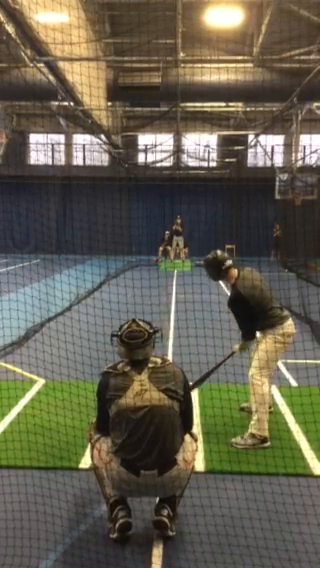
#> input picture frame 22 of src/src2/videos/with_net/Video_1.mov, 320 x 568 px, given in place of pitch01.m4v, which was not available
$ python pitch_tracker.py
#> lines starting #> are read from the running program, lines starting #| are printed output that depends on the picture; pictures that were not available may be replaced by others from this repository, and a replacement may not be noted
import cv2
import imutils as im

# Load in the video
# video's original resolution is (1080, 1920)
video_capture = cv2.VideoCapture('New_Videos/pitch01.m4v')

# Defining video codec and creating a VideoWriter object for outputted video
fourcc = cv2.VideoWriter_fourcc(*'MJPG')
writer = cv2.VideoWriter("output01.avi", fourcc, 60, (480, 853), True)

# creating a background subtractor to separate the foreground from background
fgbg = cv2.createBackgroundSubtractorMOG2()

# Arrays to be used for blobs within our region of interest
x_vals = []
y_vals = []
new_keypoints = []

# Begin looping
while(True):
    grabbed, frame = video_capture.read()
#> frame is the input picture: shape (568, 320, 3); mean B, G, R 78.3, 94.8, 98.8

    if not grabbed:
        break

    # Resizing the viewing window to 480x853
    my_window = 'Pitch'
    cv2.namedWindow(my_window, cv2.WINDOW_NORMAL)
    cv2.resizeWindow(my_window, (480, 853))

    # Resize the video but keep the same aspect ratio
    resized_vid = im.resize(frame, width=480)

    # Rotate the video to be played at the correct viewing angle
    angle = 0
    normal_vid = im.rotate(resized_vid, angle)

    # creating a copy of the normal video
    tracking_vid = normal_vid
    blob_vid = normal_vid

    # Convert the video to grayscale
    gray_vid = cv2.cvtColor(normal_vid, cv2.COLOR_BGR2GRAY)
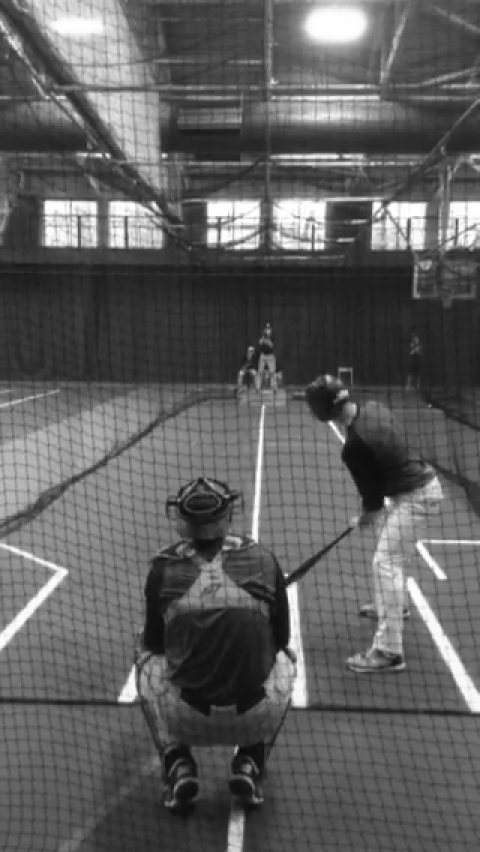
#> gray_vid: shape (852, 480); min 3, max 255, mean 94.2

    # Blurring the grayscale video. This part is optional
    blur_vid = cv2.medianBlur(gray_vid, 7)

    # Applying the background subtraction to the gray_vid
    fgmask = fgbg.apply(gray_vid)
#> fgmask: shape (852, 480); every value is 127

    # Setup SimpleBlobDetector parameters.
    params = cv2.SimpleBlobDetector_Params()

    # Filter by Area.
    params.filterByArea = True
    params.minArea = 4
    params.maxArea = 100

    # Filter by Color
    params.filterByColor = True
    params.blobColor = 255

    # Filter by Circularity
    params.filterByCircularity = True
    params.minCircularity = 0.8

    # Filter by Convexity
    params.filterByConvexity = True
    params.minConvexity = 0.9

    # Detect blobs
    blob_detector = cv2.SimpleBlobDetector_create(params)
    # detect the blobs in the fgmask2 video
    keypoints = blob_detector.detect(fgmask)
#> keypoints = ()

    # Setting the region of interest to ensure that we are detecting blobs
    # in the area of the baseball
    x1 = 220
    x2 = 315
    y1 = 290
    y2 = 400

    # draws the region of interest, only used for testing
    # cv2.rectangle(tracking_vid, (x1, y1), (x2, y2), (200,0,0), 2)
    # drawing the strikezone as a rectangle
    sx1 = 277
    sx2 = 295
    sy1 = 357
    sy2 = 385
    cv2.rectangle(tracking_vid, (sx1, sy1), (sx2, sy2), (255, 255, 255), 1)
#> tracking_vid: shape (852, 480, 3); mean B, G, R 78.5, 95, 99

    # Outline blobs with a green circle if in the ROI
    for coordinates in keypoints:
        x = coordinates.pt[0]
        y = coordinates.pt[1]
        if x > x1 and x < x2 and y > y1 and y < y2:
            x_vals.append(x)
            y_vals.append(y)
#> this loop made 0 passes
#> after the loop, x_vals = []; y_vals = []

    # This new_keypoints is an array of tuples where each tuple is
    # an x,y coordinate of a blob detected inside the ROI
    new_keypoints = zip(x_vals, y_vals)

    new_keypoints_list = list(new_keypoints)
#> new_keypoints_list = []

    for pts in new_keypoints_list:
        x_pt = pts[0]
        y_pt = pts[1]
        # outline the points with a green circle.
        # This circle will appear around the baseball
        cv2.circle(tracking_vid, (int(x_pt), int(y_pt)), 3, (0, 255, 0), -1)

    writer.write(tracking_vid)

    # These are the all of the videos that should be viewed
    # cv2.imshow(my_window, blob_vid)
    cv2.imshow(my_window, tracking_vid)
    # cv2.imshow(my_window, gray_vid)
    # cv2.imshow(my_window, fgmask)

    if cv2.waitKey(64) & 0xFF == ord('q'):
#> (key q is pressed here)
        break

end = len(new_keypoints_list) - 1
#> end = -1
#> (the run stopped early here; a loop or call above may not have finished)

$ run again, starting later in the video
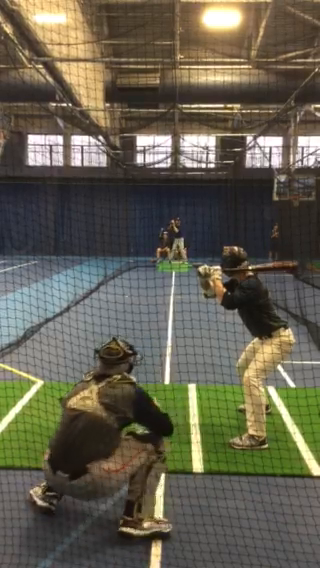
#> input picture frame 102 of src/src2/videos/with_net/Video_1.mov, 320 x 568 px, given in place of pitch01.m4v, which was not available
#> frame is the input picture: shape (568, 320, 3); mean B, G, R 78.5, 94.8, 99.1
#> `gray_vid = cv2.cvtColor(normal_vid, cv2.COLOR_BGR2GRAY)`:
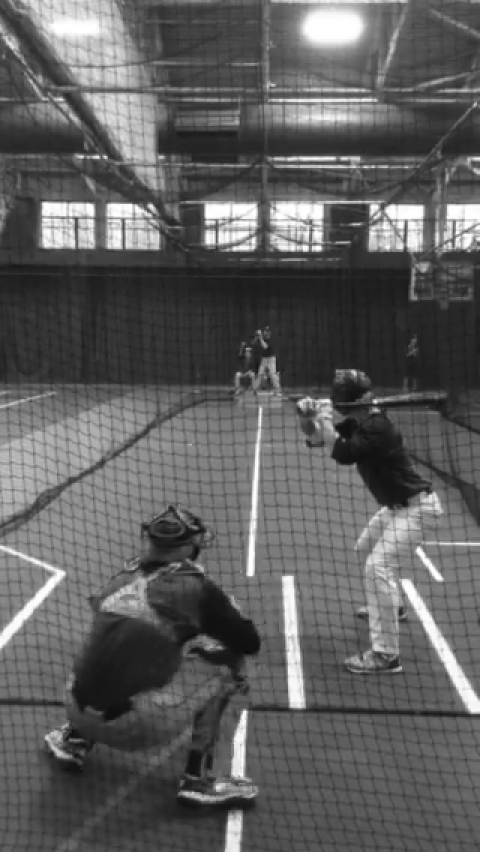
#> gray_vid: shape (852, 480); min 11, max 255, mean 94.3
#> fgmask: shape (852, 480); every value is 127
#> keypoints = ()
#> tracking_vid: shape (852, 480, 3); mean B, G, R 78.6, 94.9, 99.3
#> after the loop `for coordinates in keypoints:`: x_vals = []
#> end = -1

$ run again, starting later in the video
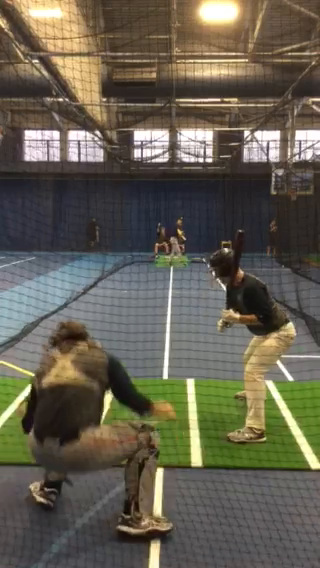
#> input picture frame 182 of src/src2/videos/with_net/Video_1.mov, 320 x 568 px, given in place of pitch01.m4v, which was not available
#> frame is the input picture: shape (568, 320, 3); mean B, G, R 80.3, 94.9, 99.9
#> `gray_vid = cv2.cvtColor(normal_vid, cv2.COLOR_BGR2GRAY)`:
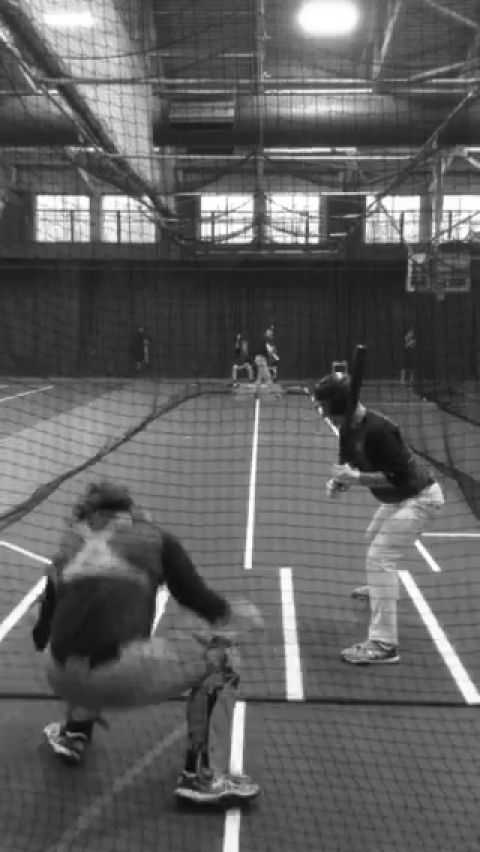
#> gray_vid: shape (852, 480); min 1, max 255, mean 94.9
#> fgmask: shape (852, 480); every value is 127
#> keypoints = ()
#> tracking_vid: shape (852, 480, 3); mean B, G, R 80.5, 95, 100.1
#> after the loop `for coordinates in keypoints:`: x_vals = []
#> end = -1
